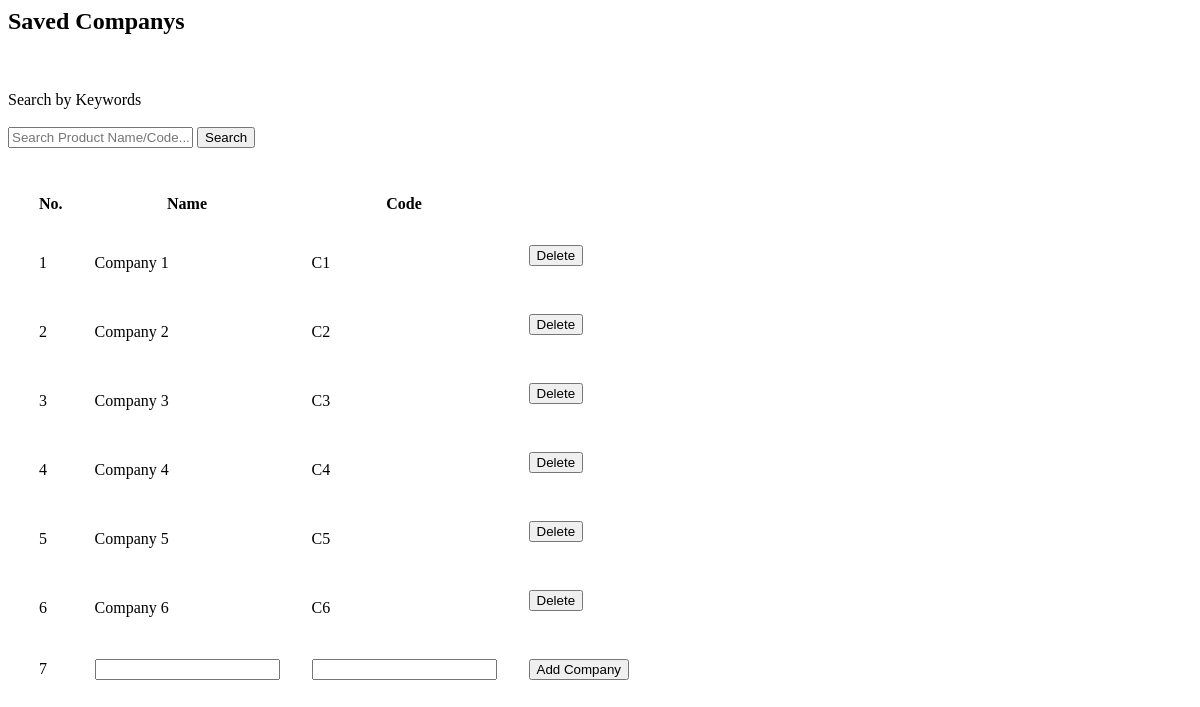
Page /savedcompshowall.php on the earlier database version.
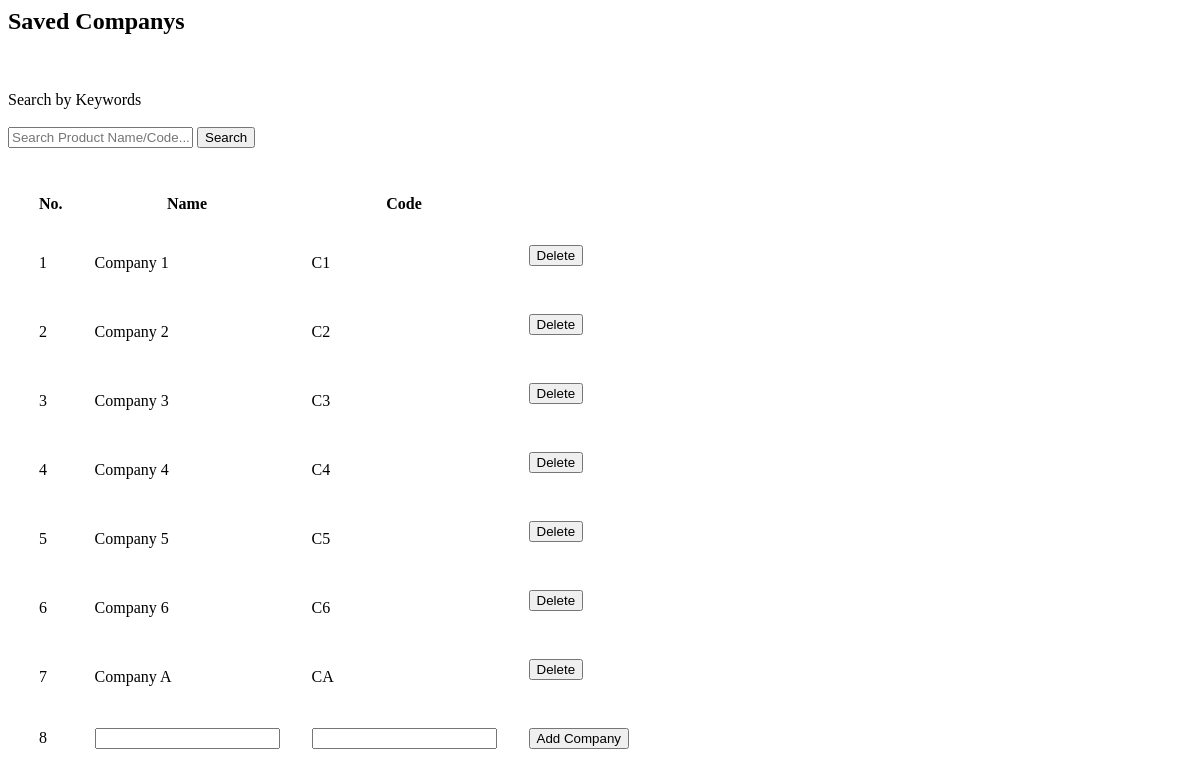
Same page on the later database version.
### tables this page shows
CREATE TABLE IF NOT EXISTS `company` (
  `id` int NOT NULL AUTO_INCREMENT,
  `name` varchar(50) NOT NULL,
  `code` varchar(25) NOT NULL,
  PRIMARY KEY (`id`)
);

### savedcompshowall.php (the view, shortened to what this page needs)
<?php
include 'conn.php';
?>
<?php
$sql = "SELECT * from company where 1=1";
$retval = mysqli_query($conn, $sql);
?>
<html>
<body>
<h2>Saved Companys</h2>
    <br>
    <br>
    <form name="filter" method="post">
        Search by Keywords <br> <br>
            <input type="text" name="search" placeholder="Search Product Name/Code...">
            <input type="submit" name="filter" value="Search">
    </form>
    <table style="border-spacing:30px;">
        <thead>
            <th>
                No.
            </th>
            <th>
                Name
            </th>
            <th>
                Code
            </th>
        </thead>
        <tbody>
            <?php
            $i = 1;
            while ($row = mysqli_fetch_assoc($retval)) {
                echo "
                <tr>
                <td>
                    $i
                </td>
                <td>
                    {$row['name']}
                </td>
                <td>
                    {$row['code']}
                </td>
                <td>
                    <form method='post' id='delete_company' name='delete_company'>
                    <input type='hidden' name='id' value='{$row['code']}'>
                    <input type='submit' id='delete_company' name='delete_company' value='Delete'>
                    </form>
                    </td>
                </tr>";
                $i = $i + 1;
            }
            ?>
            <tr>
                <form method="post">
                    <td>
                        <?php echo $i ?>
                    </td>
                    <td><input type="text" required name="name"></td>
                    <td><input type="text" required name="code"></td>
                    <td><button name="add_company">Add Company</button></td>
                </form>
            </tr>
        </tbody>
    </table>
</body>
</html>

Differences in the rows shown:
added company: name "Company A", code "CA"
Other differences:
$i: "7" → "8"
